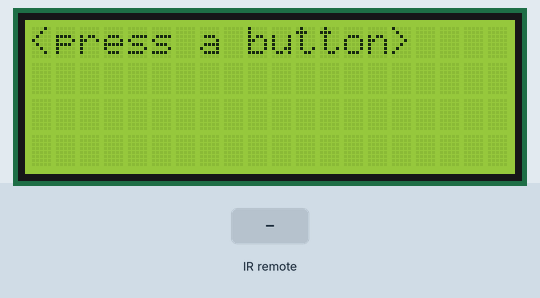
A program run on a simulated Arduino Uno, built with avr-gcc and run on an emulated ATmega328P. Shown: 20×4 character LCD. The test bench sets the inputs (shaded band).

Above: at 1.2 s.
1.3 s: infrared code 0x27 received
At 1.7 s:
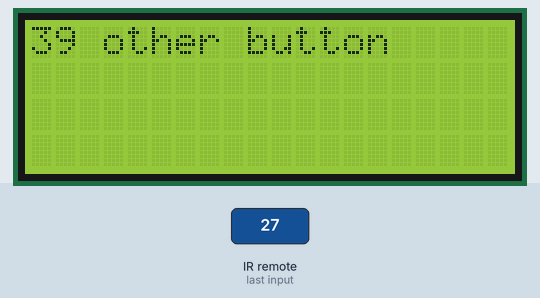
2.8 s: infrared code 0xA2 received
At 3.3 s:
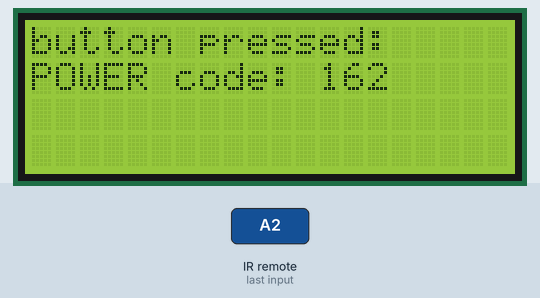
4.3 s: infrared code 0xE2 received
At 5.5 s:
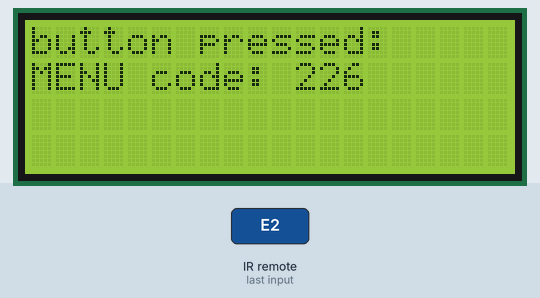
5.8 s: infrared code 0x22 received
At 6.8 s:
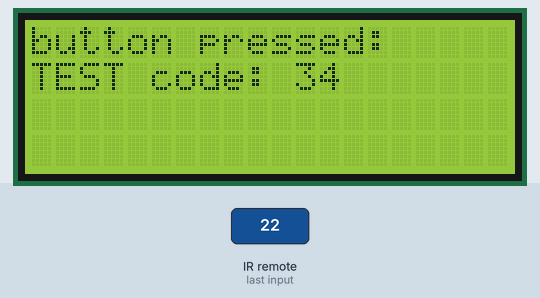
7.3 s: infrared code 0x2 received
At 7.9 s:
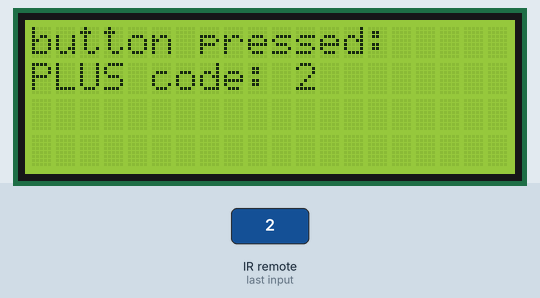
8.8 s: infrared code 0xC2 received
At 10.3 s:
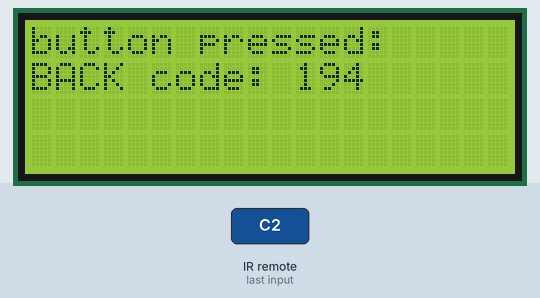
Timing chart, 0 to 11.3 s (numbered marks = the images above; inputs shaded):
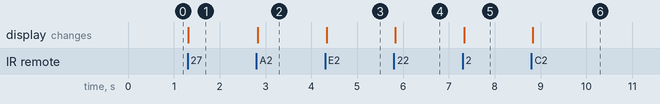

The program:

main.cpp
```cpp
#include <Arduino.h>
#include <IRremote.hpp>
#include <LiquidCrystal_I2C.h>

#define IR_RECEIVE_PIN 2
#define I2C_ADDR    0x27
#define LCD_COLUMNS 20
#define LCD_LINES   4

LiquidCrystal_I2C lcd(I2C_ADDR, LCD_COLUMNS, LCD_LINES);

// Function declarations
void translateIR();
void lcdPrint(const char* text);

void initializeReceiver() {
  // set up the receiver to receive input the NEW way- it changed from earlier versions)
  IrReceiver.begin(IR_RECEIVE_PIN);
}

void initializeLCD() {
  lcd.begin(LCD_COLUMNS, LCD_LINES);
  lcd.print("<press a button>");  // print something.
}

void setup() {
  initializeReceiver();
  initializeLCD();
}

void loop() {
  // Checks received an IR signal
  if (IrReceiver.decode()) {
    translateIR(); // calls our translate function
    IrReceiver.resume();  // Receive the next value
  }
}

void lcdPrint(const char* text) {
  lcd.clear();
  lcd.setCursor(0, 0); // set cursor for text to print in top left row/column
  lcd.print("button pressed:");
  lcd.setCursor(0, 1); // move cursor to print to next line.
  lcd.print(text);
  lcd.print(" code: ");
  lcd.print(IrReceiver.decodedIRData.command);
}

void translateIR() {
  // Takes command based on IR code received
  switch (IrReceiver.decodedIRData.command) {
    case 162:
      lcdPrint("POWER");
      break;
    case 226:
      lcdPrint("MENU");
      break;
    case 34:
      lcdPrint("TEST");
      break;
    case 2:
      lcdPrint("PLUS");
      break;
    case 194:
      lcdPrint("BACK");
      break;
    case 224:
      lcdPrint("PREV.");
      break;
    case 168:
      lcdPrint("PLAY");
      break;
    case 144:
      lcdPrint("NEXT");
      break;
    case 104:
      lcdPrint("num: 0");
      break;
    case 152:
      lcdPrint("MINUS");
      break;
    case 176:
      lcdPrint("key: C");
      break;
    case 48:
      lcdPrint("num: 1");
      break;
    case 24:
      lcdPrint("num: 2");
      break;
    case 122:
      lcdPrint("num: 3");
      break;
    case 16:
      lcdPrint("num: 4");
      break;
    case 56:
      lcdPrint("num: 5");
      break;
    case 90:
      lcdPrint("num: 6");
      break;
    case 66:
      lcdPrint("num: 7");
      break;
    case 74:
      lcdPrint("num: 8");
      break;
    case 82:
      lcdPrint("num: 9");
      break;
    default:
      lcd.clear();
      lcd.print(IrReceiver.decodedIRData.command);
      lcd.print(" other button");
  }
}
```

Measured:
- after the input at 1.3 s, the display: changes at once (image 1)
- after the input at 2.8 s, the display: changes at once (image 2)
- after the input at 4.3 s, the display: changes at once (image 3)
- after the input at 5.8 s, the display: changes at once (image 4)
- after the input at 7.3 s, the display: changes at once (image 5)
- after the input at 8.8 s, the display: changes at once (image 6)
